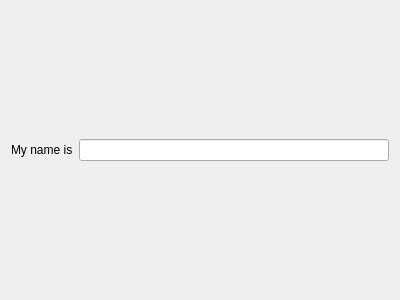
<?xml version="1.0" encoding="UTF-8"?>
<ui version="4.0">
 <class>Widget</class>
 <widget class="QWidget" name="Widget">
  <property name="geometry">
   <rect>
    <x>0</x>
    <y>0</y>
    <width>400</width>
    <height>300</height>
   </rect>
  </property>
  <property name="windowTitle">
   <string>Widget</string>
  </property>
  <layout class="QHBoxLayout" name="horizontalLayout">
   <item>
    <widget class="QLabel" name="label">
     <property name="text">
      <string>My name is</string>
     </property>
    </widget>
   </item>
   <item>
    <widget class="QLineEdit" name="lineEdit"/>
   </item>
  </layout>
 </widget>
 <layoutdefault spacing="6" margin="11"/>
 <resources/>
 <connections/>
</ui>
